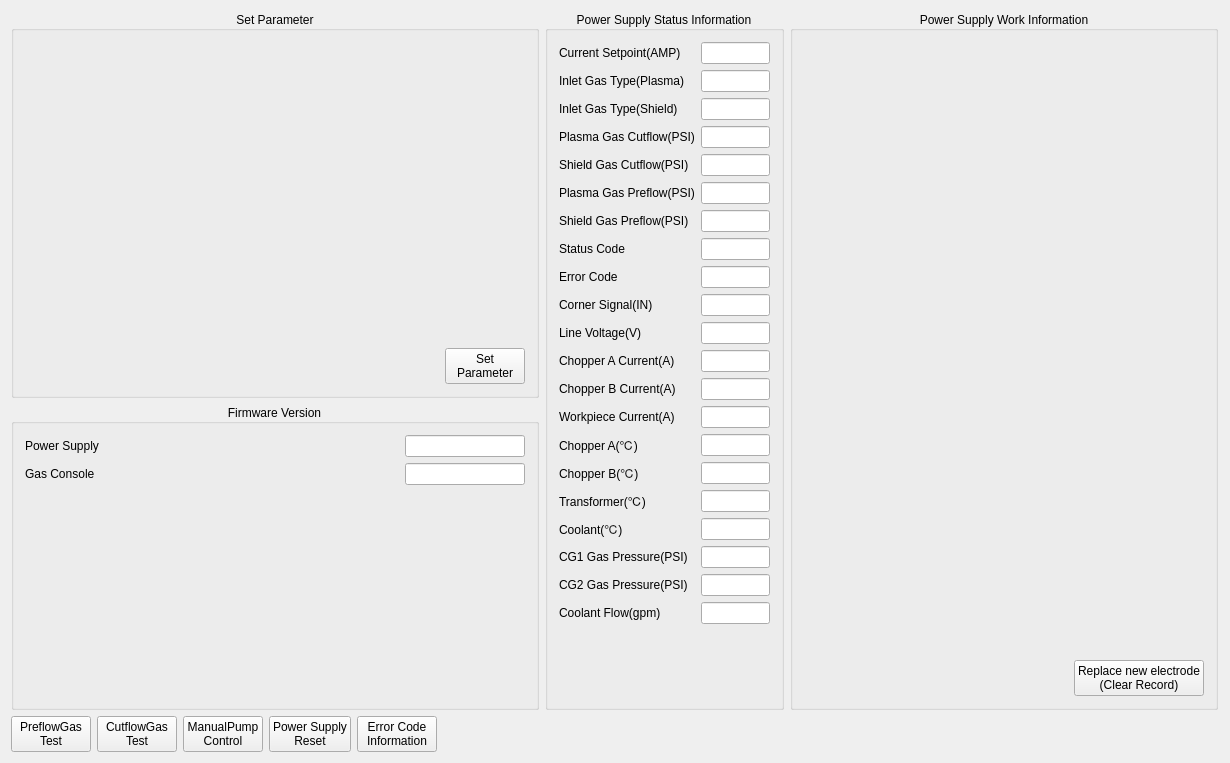
<?xml version="1.0" encoding="UTF-8"?>
<ui version="4.0">
 <class>HPRDiagnose</class>
 <widget class="QWidget" name="HPRDiagnose">
  <property name="geometry">
   <rect>
    <x>0</x>
    <y>0</y>
    <width>1230</width>
    <height>763</height>
   </rect>
  </property>
  <layout class="QGridLayout" name="gridLayout_3">
   <item row="0" column="0">
    <widget class="QGroupBox" name="groupBox_3">
     <property name="title">
      <string>Set Parameter</string>
     </property>
     <property name="alignment">
      <set>Qt::AlignCenter</set>
     </property>
     <layout class="QVBoxLayout" name="verticalLayout_3">
      <item>
       <widget class="cutter::HPRDeviceConfigWidget" name="hpr_device_config_" native="true">
        <property name="minimumSize">
         <size>
          <width>500</width>
          <height>300</height>
         </size>
        </property>
       </widget>
      </item>
      <item>
       <layout class="QHBoxLayout" name="horizontalLayout_3">
        <item>
         <spacer name="horizontalSpacer_3">
          <property name="orientation">
           <enum>Qt::Horizontal</enum>
          </property>
          <property name="sizeHint" stdset="0">
           <size>
            <width>40</width>
            <height>20</height>
           </size>
          </property>
         </spacer>
        </item>
        <item>
         <widget class="QPushButton" name="set_btn_">
          <property name="text">
           <string>Set
Parameter</string>
          </property>
         </widget>
        </item>
       </layout>
      </item>
     </layout>
    </widget>
   </item>
   <item row="0" column="2" rowspan="2">
    <widget class="QGroupBox" name="groupBox_2">
     <property name="title">
      <string>Power Supply Work Information</string>
     </property>
     <property name="alignment">
      <set>Qt::AlignCenter</set>
     </property>
     <layout class="QGridLayout" name="gridLayout_6">
      <item row="1" column="0">
       <spacer name="verticalSpacer">
        <property name="orientation">
         <enum>Qt::Vertical</enum>
        </property>
        <property name="sizeHint" stdset="0">
         <size>
          <width>20</width>
          <height>40</height>
         </size>
        </property>
       </spacer>
      </item>
      <item row="2" column="0">
       <layout class="QHBoxLayout" name="horizontalLayout_2">
        <item>
         <spacer name="horizontalSpacer">
          <property name="orientation">
           <enum>Qt::Horizontal</enum>
          </property>
          <property name="sizeHint" stdset="0">
           <size>
            <width>40</width>
            <height>20</height>
           </size>
          </property>
         </spacer>
        </item>
        <item>
         <widget class="QPushButton" name="clear_pps_record_">
          <property name="text">
           <string>Replace new electrode
(Clear Record)</string>
          </property>
         </widget>
        </item>
       </layout>
      </item>
      <item row="0" column="0">
       <widget class="cutter::StatisticsParamWidget" name="plasma_statistics_widget_" native="true">
        <property name="minimumSize">
         <size>
          <width>400</width>
          <height>200</height>
         </size>
        </property>
       </widget>
      </item>
     </layout>
    </widget>
   </item>
   <item row="1" column="0">
    <widget class="QGroupBox" name="groupBox_4">
     <property name="title">
      <string>Firmware Version</string>
     </property>
     <property name="alignment">
      <set>Qt::AlignCenter</set>
     </property>
     <layout class="QVBoxLayout" name="verticalLayout_4">
      <item>
       <layout class="QGridLayout" name="gridLayout_4">
        <item row="0" column="0">
         <widget class="QLabel" name="label_32">
          <property name="text">
           <string>Power Supply</string>
          </property>
         </widget>
        </item>
        <item row="1" column="0">
         <widget class="QLabel" name="label_34">
          <property name="text">
           <string>Gas Console</string>
          </property>
         </widget>
        </item>
        <item row="0" column="1">
         <widget class="QLineEdit" name="pps_version_">
          <property name="maximumSize">
           <size>
            <width>120</width>
            <height>50</height>
           </size>
          </property>
          <property name="readOnly">
           <bool>true</bool>
          </property>
         </widget>
        </item>
        <item row="1" column="1">
         <widget class="QLineEdit" name="gc_version_">
          <property name="maximumSize">
           <size>
            <width>120</width>
            <height>50</height>
           </size>
          </property>
          <property name="readOnly">
           <bool>true</bool>
          </property>
         </widget>
        </item>
       </layout>
      </item>
      <item>
       <spacer name="verticalSpacer_2">
        <property name="orientation">
         <enum>Qt::Vertical</enum>
        </property>
        <property name="sizeHint" stdset="0">
         <size>
          <width>20</width>
          <height>40</height>
         </size>
        </property>
       </spacer>
      </item>
     </layout>
    </widget>
   </item>
   <item row="0" column="1" rowspan="2">
    <widget class="QGroupBox" name="groupBox">
     <property name="title">
      <string>Power Supply Status Information</string>
     </property>
     <property name="alignment">
      <set>Qt::AlignCenter</set>
     </property>
     <layout class="QVBoxLayout" name="verticalLayout">
      <item>
       <layout class="QGridLayout" name="gridLayout">
        <item row="0" column="0">
         <widget class="QLabel" name="label_8">
          <property name="text">
           <string>Current Setpoint(AMP)</string>
          </property>
         </widget>
        </item>
        <item row="0" column="1">
         <widget class="QLineEdit" name="current_setpoint_">
          <property name="maximumSize">
           <size>
            <width>120</width>
            <height>50</height>
           </size>
          </property>
          <property name="readOnly">
           <bool>true</bool>
          </property>
         </widget>
        </item>
        <item row="1" column="0">
         <widget class="QLabel" name="label_11">
          <property name="text">
           <string>Inlet Gas Type(Plasma)</string>
          </property>
         </widget>
        </item>
        <item row="1" column="1">
         <widget class="QLineEdit" name="plasma_gas_type_">
          <property name="maximumSize">
           <size>
            <width>120</width>
            <height>50</height>
           </size>
          </property>
          <property name="readOnly">
           <bool>true</bool>
          </property>
         </widget>
        </item>
        <item row="2" column="0">
         <widget class="QLabel" name="label_17">
          <property name="text">
           <string>Inlet Gas Type(Shield)</string>
          </property>
         </widget>
        </item>
        <item row="2" column="1">
         <widget class="QLineEdit" name="shield_gas_type_">
          <property name="maximumSize">
           <size>
            <width>120</width>
            <height>50</height>
           </size>
          </property>
          <property name="readOnly">
           <bool>true</bool>
          </property>
         </widget>
        </item>
        <item row="3" column="0">
         <widget class="QLabel" name="label_15">
          <property name="text">
           <string>Plasma Gas Cutflow(PSI)</string>
          </property>
         </widget>
        </item>
        <item row="3" column="1">
         <widget class="QLineEdit" name="plasma_gas_cutflow_">
          <property name="maximumSize">
           <size>
            <width>120</width>
            <height>50</height>
           </size>
          </property>
          <property name="readOnly">
           <bool>true</bool>
          </property>
         </widget>
        </item>
        <item row="4" column="0">
         <widget class="QLabel" name="label_7">
          <property name="text">
           <string>Shield Gas Cutflow(PSI)</string>
          </property>
         </widget>
        </item>
        <item row="4" column="1">
         <widget class="QLineEdit" name="shield_gas_cutflow_">
          <property name="maximumSize">
           <size>
            <width>120</width>
            <height>50</height>
           </size>
          </property>
          <property name="readOnly">
           <bool>true</bool>
          </property>
         </widget>
        </item>
        <item row="5" column="0">
         <widget class="QLabel" name="label_18">
          <property name="text">
           <string>Plasma Gas Preflow(PSI)</string>
          </property>
         </widget>
        </item>
        <item row="5" column="1">
         <widget class="QLineEdit" name="plasma_gas_preflow_">
          <property name="maximumSize">
           <size>
            <width>120</width>
            <height>50</height>
           </size>
          </property>
          <property name="readOnly">
           <bool>true</bool>
          </property>
         </widget>
        </item>
        <item row="6" column="0">
         <widget class="QLabel" name="label_10">
          <property name="text">
           <string>Shield Gas Preflow(PSI)</string>
          </property>
         </widget>
        </item>
        <item row="6" column="1">
         <widget class="QLineEdit" name="shield_gas_preflow_">
          <property name="maximumSize">
           <size>
            <width>120</width>
            <height>50</height>
           </size>
          </property>
          <property name="readOnly">
           <bool>true</bool>
          </property>
         </widget>
        </item>
        <item row="7" column="0">
         <widget class="QLabel" name="label_14">
          <property name="text">
           <string>Status Code</string>
          </property>
         </widget>
        </item>
        <item row="7" column="1">
         <widget class="QLineEdit" name="pps_status_code_">
          <property name="maximumSize">
           <size>
            <width>120</width>
            <height>50</height>
           </size>
          </property>
          <property name="readOnly">
           <bool>true</bool>
          </property>
         </widget>
        </item>
        <item row="8" column="0">
         <widget class="QLabel" name="label_9">
          <property name="text">
           <string>Error Code</string>
          </property>
         </widget>
        </item>
        <item row="8" column="1">
         <widget class="QLineEdit" name="pps_fault_code_">
          <property name="maximumSize">
           <size>
            <width>120</width>
            <height>50</height>
           </size>
          </property>
          <property name="readOnly">
           <bool>true</bool>
          </property>
         </widget>
        </item>
        <item row="9" column="0">
         <widget class="QLabel" name="label_13">
          <property name="text">
           <string>Corner Signal(IN)</string>
          </property>
         </widget>
        </item>
        <item row="9" column="1">
         <widget class="QLineEdit" name="corner_signal_">
          <property name="maximumSize">
           <size>
            <width>120</width>
            <height>50</height>
           </size>
          </property>
          <property name="readOnly">
           <bool>true</bool>
          </property>
         </widget>
        </item>
        <item row="10" column="0">
         <widget class="QLabel" name="label_24">
          <property name="text">
           <string>Line Voltage(V)</string>
          </property>
         </widget>
        </item>
        <item row="10" column="1">
         <widget class="QLineEdit" name="line_voltage_">
          <property name="maximumSize">
           <size>
            <width>120</width>
            <height>50</height>
           </size>
          </property>
          <property name="readOnly">
           <bool>true</bool>
          </property>
         </widget>
        </item>
        <item row="11" column="0">
         <widget class="QLabel" name="label_25">
          <property name="text">
           <string>Chopper A Current(A)</string>
          </property>
         </widget>
        </item>
        <item row="11" column="1">
         <widget class="QLineEdit" name="chopper_A_current_">
          <property name="maximumSize">
           <size>
            <width>120</width>
            <height>50</height>
           </size>
          </property>
          <property name="readOnly">
           <bool>true</bool>
          </property>
         </widget>
        </item>
        <item row="12" column="0">
         <widget class="QLabel" name="label_33">
          <property name="text">
           <string>Chopper B Current(A)</string>
          </property>
         </widget>
        </item>
        <item row="12" column="1">
         <widget class="QLineEdit" name="chopper_B_current_">
          <property name="maximumSize">
           <size>
            <width>120</width>
            <height>50</height>
           </size>
          </property>
          <property name="readOnly">
           <bool>true</bool>
          </property>
         </widget>
        </item>
        <item row="13" column="0">
         <widget class="QLabel" name="label_26">
          <property name="text">
           <string>Workpiece Current(A)</string>
          </property>
         </widget>
        </item>
        <item row="13" column="1">
         <widget class="QLineEdit" name="work_current_">
          <property name="maximumSize">
           <size>
            <width>120</width>
            <height>50</height>
           </size>
          </property>
          <property name="readOnly">
           <bool>true</bool>
          </property>
         </widget>
        </item>
        <item row="14" column="0">
         <widget class="QLabel" name="label_27">
          <property name="text">
           <string>Chopper A(℃)</string>
          </property>
         </widget>
        </item>
        <item row="14" column="1">
         <widget class="QLineEdit" name="chopper_A_temp_">
          <property name="maximumSize">
           <size>
            <width>120</width>
            <height>50</height>
           </size>
          </property>
          <property name="readOnly">
           <bool>true</bool>
          </property>
         </widget>
        </item>
        <item row="15" column="0">
         <widget class="QLabel" name="label_35">
          <property name="text">
           <string>Chopper B(℃)</string>
          </property>
         </widget>
        </item>
        <item row="15" column="1">
         <widget class="QLineEdit" name="chopper_B_temp_">
          <property name="maximumSize">
           <size>
            <width>120</width>
            <height>50</height>
           </size>
          </property>
          <property name="readOnly">
           <bool>true</bool>
          </property>
         </widget>
        </item>
        <item row="16" column="0">
         <widget class="QLabel" name="label_28">
          <property name="text">
           <string>Transformer(℃)</string>
          </property>
         </widget>
        </item>
        <item row="16" column="1">
         <widget class="QLineEdit" name="transformer_temp_">
          <property name="maximumSize">
           <size>
            <width>120</width>
            <height>50</height>
           </size>
          </property>
          <property name="readOnly">
           <bool>true</bool>
          </property>
         </widget>
        </item>
        <item row="17" column="0">
         <widget class="QLabel" name="label_12">
          <property name="text">
           <string>Coolant(℃)</string>
          </property>
         </widget>
        </item>
        <item row="17" column="1">
         <widget class="QLineEdit" name="coolant_temp_">
          <property name="maximumSize">
           <size>
            <width>120</width>
            <height>50</height>
           </size>
          </property>
          <property name="readOnly">
           <bool>true</bool>
          </property>
         </widget>
        </item>
        <item row="18" column="0">
         <widget class="QLabel" name="label_29">
          <property name="text">
           <string>CG1 Gas Pressure(PSI)</string>
          </property>
         </widget>
        </item>
        <item row="18" column="1">
         <widget class="QLineEdit" name="cut_gas1_gas_pressure_">
          <property name="maximumSize">
           <size>
            <width>120</width>
            <height>50</height>
           </size>
          </property>
          <property name="readOnly">
           <bool>true</bool>
          </property>
         </widget>
        </item>
        <item row="19" column="0">
         <widget class="QLabel" name="label_30">
          <property name="text">
           <string>CG2 Gas Pressure(PSI)</string>
          </property>
         </widget>
        </item>
        <item row="19" column="1">
         <widget class="QLineEdit" name="cut_gas2_gas_pressure_">
          <property name="maximumSize">
           <size>
            <width>120</width>
            <height>50</height>
           </size>
          </property>
          <property name="readOnly">
           <bool>true</bool>
          </property>
         </widget>
        </item>
        <item row="20" column="0">
         <widget class="QLabel" name="label_31">
          <property name="text">
           <string>Coolant Flow(gpm)</string>
          </property>
         </widget>
        </item>
        <item row="20" column="1">
         <widget class="QLineEdit" name="coolant_flow_">
          <property name="maximumSize">
           <size>
            <width>120</width>
            <height>50</height>
           </size>
          </property>
          <property name="readOnly">
           <bool>true</bool>
          </property>
         </widget>
        </item>
       </layout>
      </item>
      <item>
       <spacer name="verticalSpacer_3">
        <property name="orientation">
         <enum>Qt::Vertical</enum>
        </property>
        <property name="sizeHint" stdset="0">
         <size>
          <width>20</width>
          <height>40</height>
         </size>
        </property>
       </spacer>
      </item>
     </layout>
    </widget>
   </item>
   <item row="2" column="0" colspan="3">
    <layout class="QHBoxLayout" name="horizontalLayout_4">
     <item>
      <widget class="QPushButton" name="preflow_gas_test_">
       <property name="text">
        <string>PreflowGas
Test</string>
       </property>
      </widget>
     </item>
     <item>
      <widget class="QPushButton" name="cutflow_gas_test_">
       <property name="text">
        <string>CutflowGas
Test</string>
       </property>
      </widget>
     </item>
     <item>
      <widget class="QPushButton" name="manual_pump_ctrl_">
       <property name="text">
        <string>ManualPump
Control</string>
       </property>
      </widget>
     </item>
     <item>
      <widget class="QPushButton" name="system_reset_">
       <property name="text">
        <string>Power Supply
Reset</string>
       </property>
      </widget>
     </item>
     <item>
      <widget class="QPushButton" name="fault_code_infor_">
       <property name="text">
        <string>Error Code
Information</string>
       </property>
      </widget>
     </item>
     <item>
      <spacer name="horizontalSpacer_4">
       <property name="orientation">
        <enum>Qt::Horizontal</enum>
       </property>
       <property name="sizeHint" stdset="0">
        <size>
         <width>40</width>
         <height>20</height>
        </size>
       </property>
      </spacer>
     </item>
    </layout>
   </item>
   <item row="0" column="3">
    <spacer name="horizontalSpacer_2">
     <property name="orientation">
      <enum>Qt::Horizontal</enum>
     </property>
     <property name="sizeHint" stdset="0">
      <size>
       <width>40</width>
       <height>20</height>
      </size>
     </property>
    </spacer>
   </item>
  </layout>
 </widget>
 <layoutdefault spacing="6" margin="11"/>
 <customwidgets>
  <customwidget>
   <class>cutter::HPRDeviceConfigWidget</class>
   <extends>QWidget</extends>
   <header>cutter/widget/deviceconfigwidget/pps/hyper/HPRDeviceConfigWidget.h</header>
   <container>1</container>
  </customwidget>
  <customwidget>
   <class>cutter::StatisticsParamWidget</class>
   <extends>QWidget</extends>
   <header>cutter/widget/statisticsparam/StatisticsParamWidget.h</header>
   <container>1</container>
  </customwidget>
 </customwidgets>
 <resources/>
 <connections/>
</ui>
